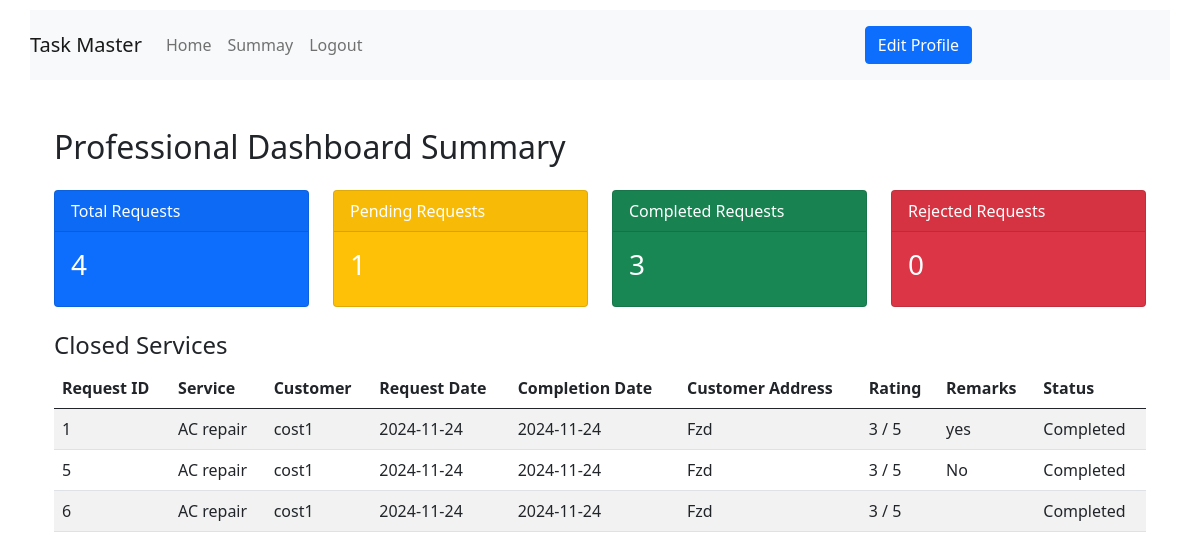
Before: /professional_dashboard/professional_summary (signed in) with the older database file.
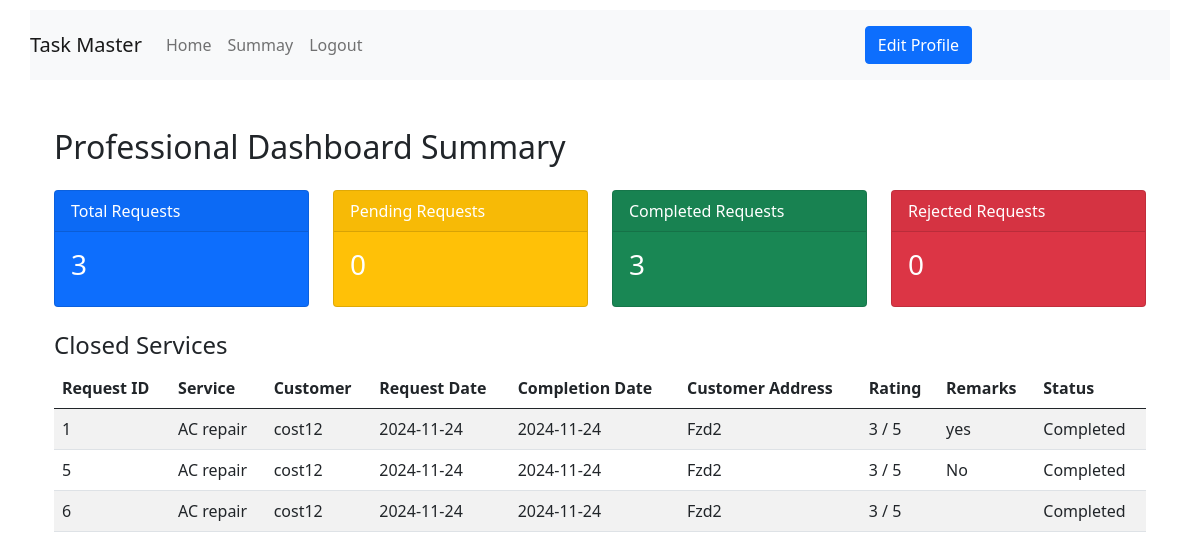
After: the same page with the newer database file.
### backend/models.py (models this page shows)
class Service_request(db.Model):
    __tablename__="service_request"
    id=db.Column(db.Integer,primary_key=True)
    service_id=db.Column(db.Integer,db.ForeignKey("service.id"),nullable=False)
    costumer_id=db.Column(db.Integer,db.ForeignKey("costumer.id"),nullable=False)
    professional_id=db.Column(db.Integer,db.ForeignKey("professional.id"),nullable=False)
    date_of_request=db.Column(db.Date,nullable=False)
    preferred_date=db.Column(db.Date)
    date_of_completion=db.Column(db.Date)
    status=db.Column(db.String,nullable=False,default='Requested')
    remarks=db.Column(db.String)
    rating=db.Column(db.Integer)
    review=db.Column(db.String)

class Costumer(db.Model):
    __tablename__="costumer"
    id=db.Column(db.Integer,primary_key=True)
    email=db.Column(db.String,nullable=False,unique=True)
    full_name=db.Column(db.String,nullable=False)
    password=db.Column(db.String,nullable=False)
    pincode=db.Column(db.String,nullable=False)
    Address=db.Column(db.String)
    role=db.Column(db.Integer,nullable=False,default=1)
    is_blocked = db.Column(db.Boolean, default=False)
    Service_request=db.relationship("Service_request",backref="costumer",lazy=True)

class Service(db.Model):
    __tablename__="service"
    id=db.Column(db.Integer,primary_key=True)
    name=db.Column(db.String,nullable=False)
    price=db.Column(db.String,nullable=False)
    time_required=db.Column(db.String,nullable=False)
    Description=db.Column(db.String)
    Service_request=db.relationship("Service_request",backref="service",lazy=True)

### backend/controllers.py (the view)
@app.route('/professional_dashboard/professional_summary')
def professional_summary():
    service_requests = Service_request.query.filter_by(
        professional_id=session['professional_id']
    ).all()
    request_summary = {
        'total': Service_request.query.filter_by(professional_id=session['professional_id']).count(),
        'pending': Service_request.query.filter_by(professional_id=session['professional_id'], status='Requested').count(),
        'accepted': Service_request.query.filter_by(professional_id=session['professional_id'], status='Accepted').count(),
        'completed': Service_request.query.filter_by(professional_id=session['professional_id'], status='Completed').count(),
        'rejected': Service_request.query.filter_by(professional_id=session['professional_id'], status='Rejected').count()
    }
    return render_template('/professional/professional_summary.html',service_requests=service_requests,request_summary=request_summary)

### templates/professional/professional_summary.html (shortened to what this page needs)
{% extends 'layout2.html' %}
{%block content%}
    <div class="container mt-5">
        <h2 class="mb-4">Professional Dashboard Summary</h2>
        <div class="row">
            <div class="col-md-3 mb-4">
                <div class="card text-white bg-primary">
                    <div class="card-header">Total Requests</div>
                    <div class="card-body">
                        <h3 class="card-title">{{ request_summary.total }}</h3>
                    </div>
                </div>
            </div>
            <div class="col-md-3 mb-4">
                <div class="card text-white bg-warning">
                    <div class="card-header">Pending Requests</div>
                    <div class="card-body">
                        <h3 class="card-title">{{ request_summary.pending }}</h3>
                    </div>
                </div>
            </div>
            <div class="col-md-3 mb-4">
                <div class="card text-white bg-success">
                    <div class="card-header">Completed Requests</div>
                    <div class="card-body">
                        <h3 class="card-title">{{ request_summary.completed }}</h3>
                    </div>
                </div>
            </div>
            <div class="col-md-3 mb-4">
                <div class="card text-white bg-danger">
                    <div class="card-header">Rejected Requests</div>
                    <div class="card-body">
                        <h3 class="card-title">{{ request_summary.rejected }}</h3>
                    </div>
                </div>
            </div>
        </div>
        <h4>Closed Services</h4>
        <table class="table table-striped">
            <thead>
                <tr>
                    <th>Request ID</th>
                    <th>Service</th>
                    <th>Customer</th>
                    <th>Request Date</th>
                    <th>Completion Date</th>
                    <th>Customer Address</th>
                    <th>Rating</th>
                    <th>Remarks</th>
                    <th>Status</th>
                </tr>
            </thead>
            <tbody>
                {% for request in service_requests %}
                    {% if request.status == 'Completed' or request.status == 'Rejected'  %}
                    <tr>
                        <td>{{ request.id }}</td>
                        <td>{{ request.service.name }}</td>
                        <td>{{ request.costumer.full_name }}</td>
                        <td>{{ request.date_of_request }}</td>
                        <td>{{ request.date_of_completion }}</td>
                        <td>{{ request.costumer.Address }}</td>
                        <td>
                            {% if request.rating %}
                                {{ request.rating }} / 5
                            {% else %}
                                Not rated
                            {% endif %}
                        </td>
                        <td>{{ request.remarks }}</td>
                            <td>{{request.status}}
                        </td>
                    </tr>
                    {% endif %}
                {% endfor %}
            </tbody>
        </table>
    </div>
{%endblock%}

Changed rows visible on the page:
changed through a linked row, Service_request "yes": costumer.full_name "cost1" → "cost12"; costumer.Address "Fzd" → "Fzd2"
changed through a linked row, Service_request "No": costumer.full_name "cost1" → "cost12"; costumer.Address "Fzd" → "Fzd2"
changed through a linked row, Service_request id 6: costumer.full_name "cost1" → "cost12"; costumer.Address "Fzd" → "Fzd2"
Other visible differences:
{{ request_summary.total }}: "4" → "3"
{{ request_summary.pending }}: "1" → "0"
